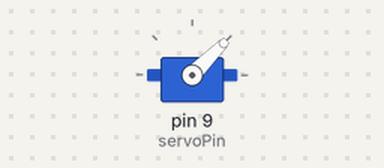
Bench run of a sketch on a simulated Arduino Uno, built with avr-gcc and run on an emulated ATmega328P. Shown: servo.

Above: at 0.05 s.
At 2.05 s:
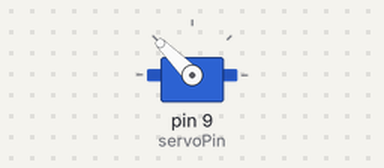
At 4.0 s:
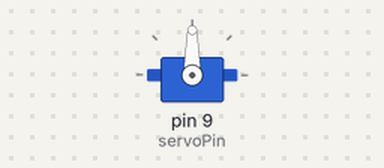
Timing chart, 0 to 5.2 s (numbered marks = the images above):
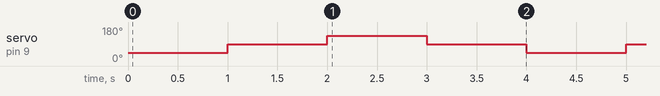

The sketch:

SG90.ino
```cpp
#include <Servo.h>

Servo servo;

int servoPin = 9;

void setup()
{
  servo.attach(servoPin);
}

void loop()
{
  servo.write(45);      // Turn 45 degrees
  delay(1000);          // Wait 1 second
  servo.write(90);      // Turn 90 degrees (center position)
  delay(1000);          // Wait 1 second
  servo.write(135);     // Turn 135 degrees
  delay(1000);          // Wait 1 second
  servo.write(90);      // Turn 90 degrees (center position)
  delay(1000);          // Wait 1 second
}
```

Measured:
- by itself, servo on pin 9 (servoPin): repeats every 4.0 s: 135° 1.0 s, 90° 1.0 s, 45° 1.0 s, 90° 1.0 s
